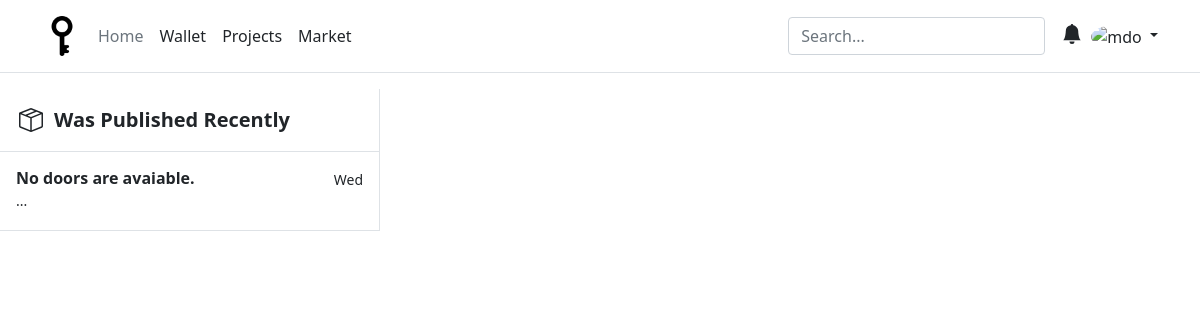
The app's page /doors/main, older data.
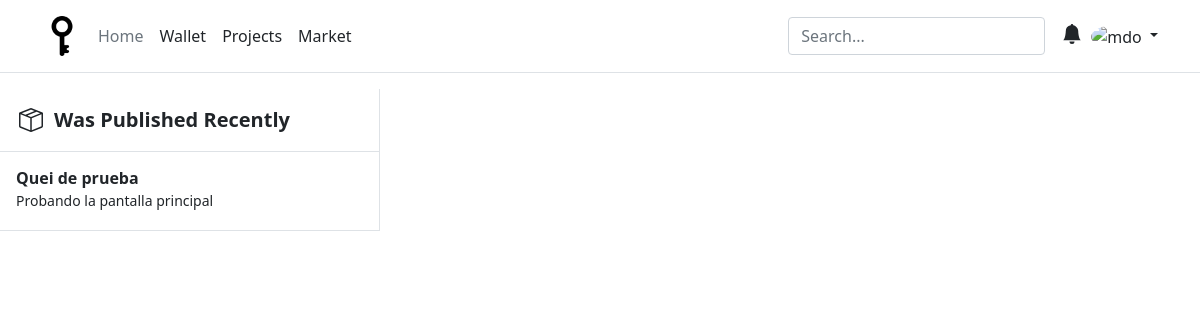
The same page, newer data.
### doors/models.py (models this page shows)
class Quei(models.Model):
   title = models.CharField(max_length=200)
   text_description = models.CharField(max_length=100, default="Not description")
   pub_date = models.DateTimeField("date published")
   autor = models.ForeignKey(User, on_delete= models.CASCADE)
   category = models.CharField(max_length=20)

### doors/views.py (the view)
# urls.py: path("main", views.MainView.as_view(), name = "main"),
class MainView(generic.ListView):
    template_name = "doors/main.html"
    context_object_name = "latest_quei_list"
    def get_queryset(self):
        return Quei.objects.filter(pub_date__lte=timezone.now()).order_by("-pub_date")[:10]

### doors/templates/doors/main.html (shortened to what this page needs)
<!doctype html>
<html lang="en">
  <head>
    {% load static %}
    <link rel="stylesheet" href="{% static 'doors/main/main.css' %}">
    <link rel="stylesheet" href="{% static 'doors/main/bootstrap.min.css' %}">
  </head>
  <body>
    <header class="p-3 mb-3 border-bottom">
      <div class="container">
        <div class="d-flex flex-wrap align-items-center justify-content-center justify-content-lg-start">
          <a href="/" class="d-flex align-items-center mb-2 mb-lg-0 text-dark text-decoration-none">
            <img class="bi me-2" width="40" height="40" src="{% static 'images/key_black.png' %}" alt="">
          </a>
          <ul class="nav col-12 col-lg-auto me-lg-auto mb-2 justify-content-center mb-md-0">
            <li><a href="#" class="nav-link px-2 link-secondary">Home</a></li>
            <li><a href="#" class="nav-link px-2 link-dark">Wallet</a></li>
            <li><a href="#" class="nav-link px-2 link-dark">Projects</a></li>
            <li><a href="#" class="nav-link px-2 link-dark">Market</a></li>
          </ul>
          <form class="col-12 col-lg-auto mb-3 mb-lg-0 me-lg-3">
            <input type="search" class="form-control" placeholder="Search..." aria-label="Search">
          </form>
          <div class="dropdown text-end me-2">
            <a href="#" class="d-block link-dark text-decoration-none" id="dropdownUser1" data-bs-toggle="dropdown" aria-expanded="false">
              <svg xmlns="http://www.w3.org/2000/svg" width="22" height="20" fill="currentColor" class="bi bi-bell-fill" viewBox="0 0 16 16">
                <path d="M8 16a2 2 0 0 0 2-2H6a2 2 0 0 0 2 2zm.995-14.901a1 1 0 1 0-1.99 0A5.002 5.002 0 0 0 3 6c0 1.098-.5 6-2 7h14c-1.5-1-2-5.902-2-7 0-2.42-1.72-4.44-4.005-4.901z"/>
              </svg>
            </a>
          </div>
          <div class="dropdown text-end">
            <a href="#" class="d-block link-dark text-decoration-none dropdown-toggle" id="dropdownUser1" data-bs-toggle="dropdown" aria-expanded="false">
              <img src="https://github.com/mdo.png" alt="mdo" width="32" height="32" class="rounded-circle">
            </a>
          </div>
        </div>
      </div>
    </header>
    <main>
      <div class="d-flex flex-column align-items-stretch flex-shrink-0 bg-white border-end" style="width: 380px;">
        <div class="d-flex align-items-center flex-shrink-0 p-3 link-dark text-decoration-none border-bottom">
          <span class="fs-5 fw-semibold">Was Published Recently</span>
        </div>
        <div class="list-group list-group-flush border-bottom scrollarea">
          {% if latest_quei_list %}
            {% for quei in latest_quei_list %}
              <a href="{% url 'queis:detail_door' quei.id  %}" class="list-group-item list-group-item-action py-3 lh-tight" aria-current="true">
                <div class="d-flex w-100 align-items-center justify-content-between">
                  <strong class="mb-1">{{quei.title}}</strong>
                </div>
                <div class="col-10 mb-1 small">{{ quei.text_description}}</div>
              </a>
            {% endfor %}
          {% else %}
            <a href="#" class="list-group-item list-group-item-action py-3 lh-tight" aria-current="true">
                <div class="d-flex w-100 align-items-center justify-content-between">
                <strong class="mb-1">No doors are avaiable.</strong>
                <small>Wed</small>
                </div>
                <div class="col-10 mb-1 small">...</div>
            </a>
          {% endif %}
        </div>
      </div>
    </main>
  </body>
</html>

### doors/static/doors/main/main.css (style rules this page uses)
body { min-height: 100vh; min-height: -webkit-fill-available; }
html { height: -webkit-fill-available; }
main { display: flex; flex-wrap: nowrap; height: 100vh; height: -webkit-fill-available; max-height: 100vh; overflow-x: auto; overflow-y: hidden; }
.bi { vertical-align: -.125em; pointer-events: none; fill: currentColor; }
.dropdown-toggle { outline: 0; }
.scrollarea { overflow-y: auto; }
.fw-semibold { font-weight: 600; }
.lh-tight { line-height: 1.25; }

Row changes from the older to the newer data that the page shows:
added Quei: title "Quei de prueba", text_description "Probando la pantalla principal"
Text that changed along with them:
text no longer shown: "No doors are avaiable. Wed ..."
